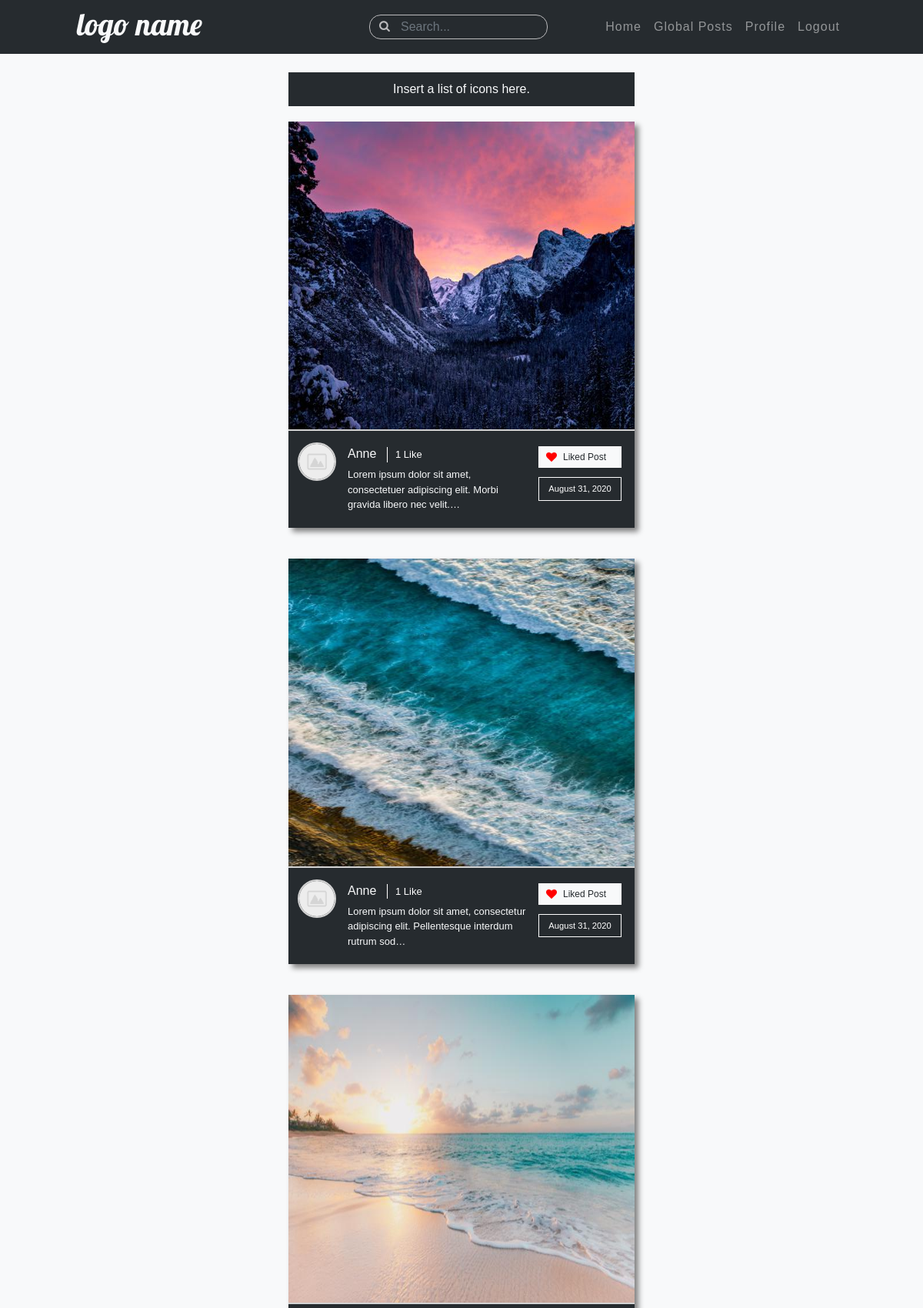
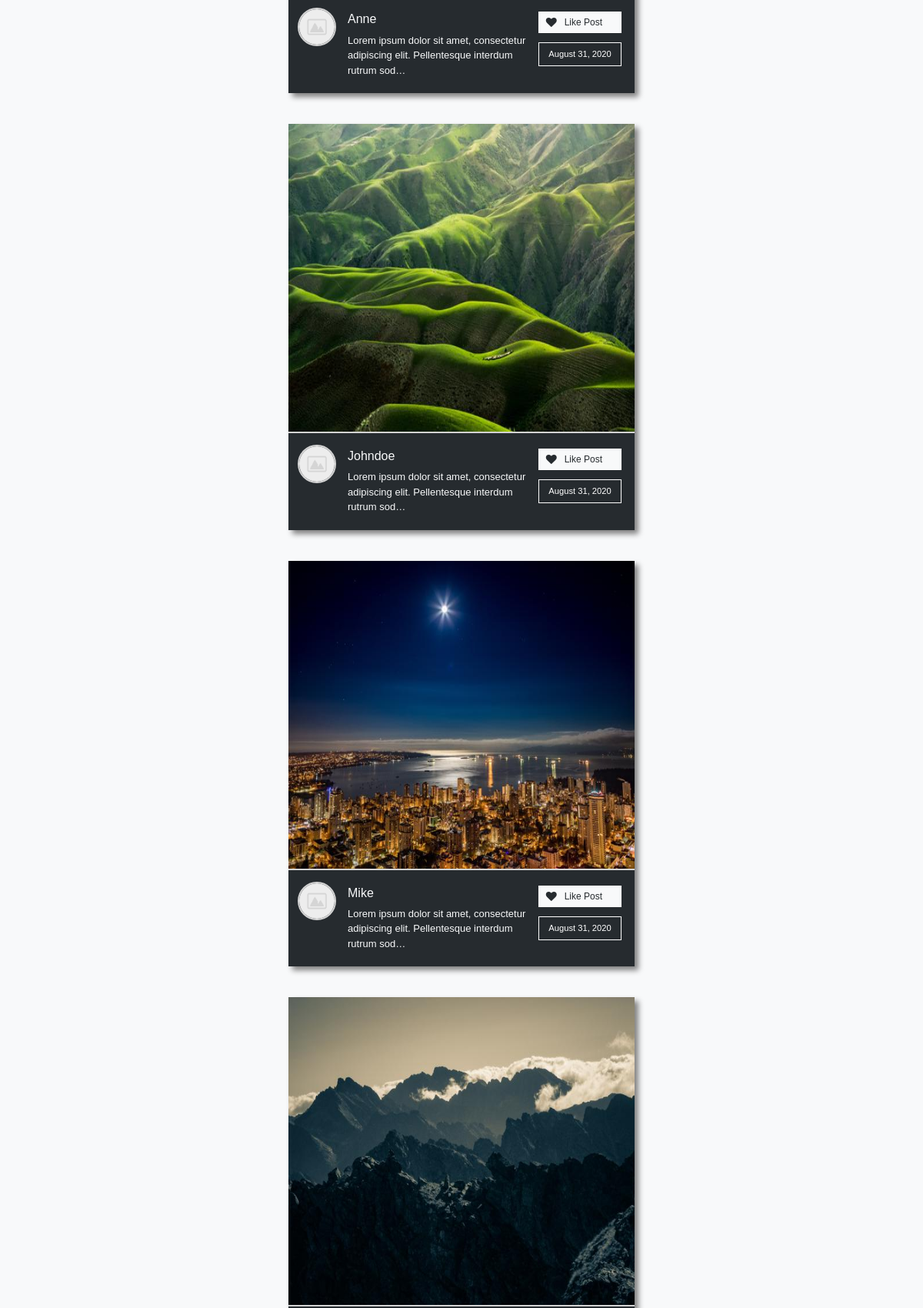
The app's page / (signed in, upper part) with its own data (2 pictures, top to bottom).
### photo_sharing/models.py (models this page shows, shortened)
class Post(models.Model):
    user = models.ForeignKey(User, on_delete=models.CASCADE)
    image = models.ImageField(upload_to='post-images')
    description = models.TextField()
    date_created = models.DateTimeField(auto_now_add=True)

### users/models.py (models this page shows, shortened)
class Profile(models.Model):
    user = models.OneToOneField(User, on_delete=models.CASCADE)
    image = models.ImageField(default='default.jpg', upload_to='profile-image')
    bio = models.CharField(max_length=150)
    following = models.ManyToManyField(User, related_name='followers')

### photo_sharing/views.py (the view)
# urls.py: path('', views.home_feed, name='home'),
@login_required
def home_feed(request):
    following_list = list(Profile.objects.filter(user=request.user).values("following").all())
    following_list = list(map(lambda item: item["following"], following_list))
    following_list.append(request.user.id)
    newest_posts = Post.objects.filter(user_id__in=following_list).all().order_by('-date_created')[:10]
    return render(request, 'photo_sharing/post_list.html', {
        "post_likes": list(PostLike.objects.filter(user=request.user).values_list('post_id', flat=True).all()),
        "newest_posts": newest_posts
    })

### photo_sharing/templates/photo_sharing/post_list.html (shortened to what this page needs)
{% extends 'photo_sharing/layout.html' %}
{% block content %}
{% load static %}
<div class='row justify-content-around no-gutters'>
    <div class='col-3'>
    </div>
    <div id='global-posts' class='col-6'>
        <br>
        <div class='home-icons'>
            <p>Insert a list of icons here.</p>
        </div>
        {% for post in newest_posts %}
            <div class="row no-gutters justify-content-center home">
                <div class="col-9 post-block">
                    <div class='post-image'>
                        <img src="{{ post.image.url }}" alt="Post Image">
                    </div>
                    <div class='post-description-section'>
                        <div class='post-user-image'>
                            <img src="{{ post.user.profile.image.url }}" alt="User Profile Image">
                        </div>
                        <div class='post-description'>
                            <a class='username-link' href="{% url 'profile' post.user.username %}"><h6>{{ post.user.username|title }}</h6></a>
                                <div class='likes'><a href="{% url 'likes-list' post.id %}"><p>
                                    {% if post.postlike_set.all.count > 0 %}
                                    <span class="likes-count">{{ post.postlike_set.all.count }}</span>
                                    {% else %}
                                    <span class="likes-count likes-hidden">0</span>
                                    {% endif %}
                                    {% if post.postlike_set.all.count == 1 %}
                                    <span id="like-title"> Like</span>
                                    {% elif post.postlike_set.all.count > 1 %}
                                    <span id="like-title"> Likes</span>
                                    {% else %}
                                    <span class='likes-hidden' id="like-title"> Like</span>
                                    {% endif %}
                                    </p></a></div>
                            <p class='post-p'>{{ post.description|truncatechars:90 }}</p>
                            {% if post.id not in post_likes %}
                            <a href="{% url 'post-like' post.id %}" data-id="{{post.id}}" class='like-btn'><p><i class="fa fa-heart" aria-hidden="true"></i>Like Post</p></a>
                            {% else %}
                            <a href="{% url 'post-like' post.id %}" data-id="{{post.id}}" class='like-btn liked'><p><i class="fa fa-heart" aria-hidden="true"></i>Liked Post</p></a>
                            {% endif %}
                            <p class='post-date'>{{ post.date_created|date:'F d, Y' }}</p>
                        </div>
                    </div>
                </div>
            </div>
        {% empty %}
        <div class='bg-dark text-white py-3 px-4 mt-4'>Your feed is empty. Begin following people to see their posts here.</div>
        {% endfor %}
    </div>
    <div class='col-3'>
    </div>
</div>
{% endblock %}

### photo_sharing/static/photo_sharing/main.css (style rules this page uses)
body { background: #f8f9fa; font-family: Helvetica, sans-serif; color: #f8f9fa; }
.home-icons { background: #262B2F; padding: 10px 20px; width: 75%; margin: auto; }
.home-icons p { text-align: center; margin: 0; }
.home .post-image { width: 100%; height: 400px; }
.home .post-image img { height: 400px; width: 100%; }
.home .post-description { font-size: 13px; margin: 5px 5px 5px 15px; position: relative; padding-right: 120px; width: 100%; min-height: 68px; }
.home .post-date { top: 40px; right: 0; padding: 6px 0; font-size: 0.7rem; background: #262B2F; text-align: center; border: 1px solid white; color: white; box-sizing: border-box; width: 108px; }
.like-btn { position: absolute; top: 0; right: 0; background: #f8f9fa; color: #262B2F; padding: 4px 24px 4px 9px; font-size: 12px; border: 1px solid white; cursor: pointer; }
.fa-heart { margin-right: 10px; font-size: 14px; position: relative; top: 1px; }
.liked { padding: 4px 19px 4px 9px; }
.liked .fa-heart { color: red; margin-right: 8px; }
.likes { display: inline-block; margin-left: 10px; border-left: 1px solid white; padding-left: 10px; }
.likes a { color: white; }
.post-block { background: #262B2F; display: flex; flex-direction: column; box-sizing: border-box; margin: 20px; box-shadow: 5px 5px 7px grey; }
.post-image { width: 100%; height: 300px; }
.post-image img { height: 300px; width: 100%; }
.post-description-section { display: flex; padding: 15px 12px; border-top: 2px solid lightgrey; }
.post-user-image img { width: 50px; height: 50px; border-radius: 50%; border: 2px solid lightgrey; }
.post-description { font-size: 12px; margin: auto; margin-left: 15px; }
.post-description p { margin-bottom: 0; }
.post-date { display: inline-block; position: absolute; top: 10px; right: 0px; background: #f8f9fa; color: #262B2F; padding: 4px 10px; font-size: 12px; }
.username-link { display: inline-block; color: #f8f9fa; }

### records on screen
Post: image (picture), user.profile.image (placeholder picture), user.username "Anne", postlike_set.all.count "1", shows "Like", description "Lorem ipsum dolor sit amet, consectetuer adipiscing elit. Morbi gravida libero nec velit.…", date_created "August 31, 2020"
Post: image (picture), user.profile.image (placeholder picture), user.username "Anne", postlike_set.all.count "1", shows "Like", description "Lorem ipsum dolor sit amet, consectetur adipiscing elit. Pellentesque interdum rutrum sod…", date_created "August 31, 2020"
Post: image (picture), user.profile.image (placeholder picture), user.username "Anne", description "Lorem ipsum dolor sit amet, consectetur adipiscing elit. Pellentesque interdum rutrum sod…", date_created "August 31, 2020"
Post: image (picture), user.profile.image (placeholder picture), user.username "Johndoe", description "Lorem ipsum dolor sit amet, consectetur adipiscing elit. Pellentesque interdum rutrum sod…", date_created "August 31, 2020"
Post: image (picture), user.profile.image (placeholder picture), user.username "Mike", description "Lorem ipsum dolor sit amet, consectetur adipiscing elit. Pellentesque interdum rutrum sod…", date_created "August 31, 2020"
Post: image (picture)
